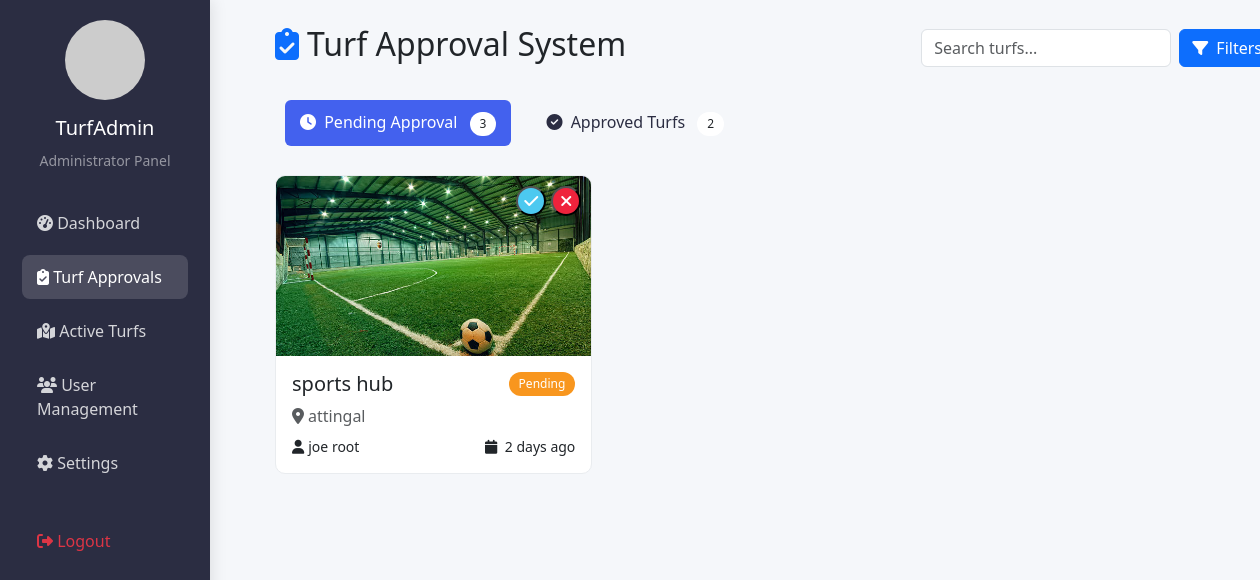
The page /admin_turfmanagement/ (signed in) on the database as committed earlier.
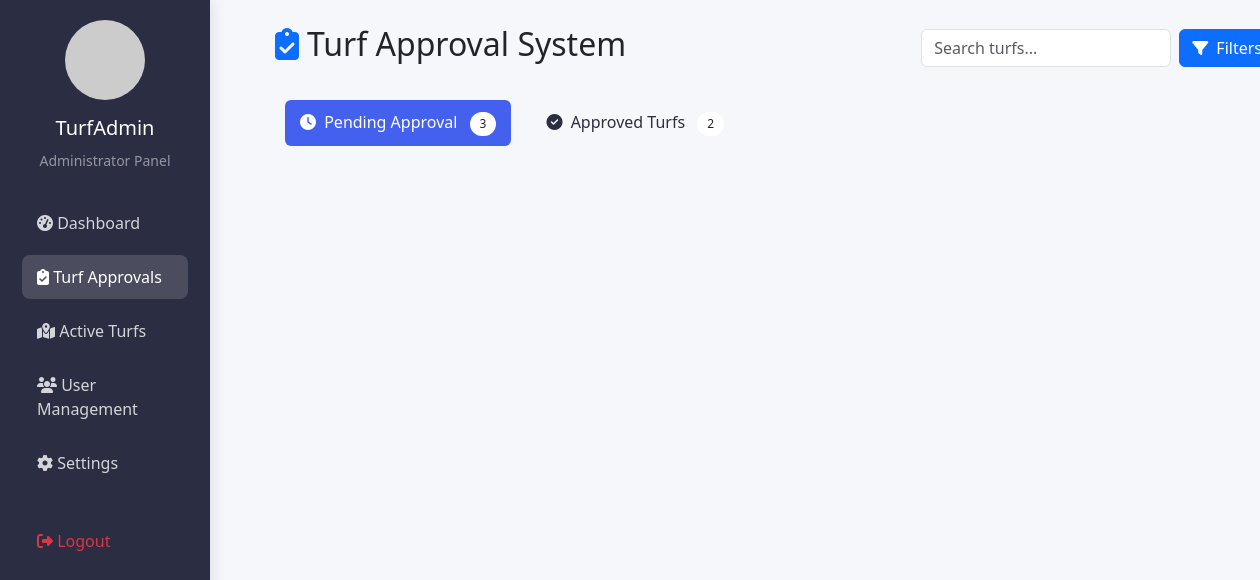
The same page on the database as committed later.
### Turfapp/models.py (models this page shows, shortened)
class Turf_details(models.Model):
    owner = models.ForeignKey(CustomUser, on_delete=models.CASCADE, related_name='turf')
    name = models.CharField(max_length=20,unique='true')
    location = models.CharField(max_length=50)
    price = models.CharField(max_length=5)
    opening_time = models.TimeField(null=True, blank=True)
    closing_time = models.TimeField(null=True, blank=True)
    sport_types = models.ManyToManyField(SportType, related_name='turf')
    image = models.ImageField(upload_to='turf_images/', null=True, blank=True)
    length = models.FloatField(null=True, blank=True)
    width = models.FloatField(null=True, blank=True)
    has_floodlight = models.BooleanField(default=False)
    has_drinking_water = models.BooleanField(default=False)
    is_approved = models.BooleanField(default=False)
    PLAYER_CAPACITY_CHOICES = [
        ('5', "5's"),
        ('7', "7's"),
        ('11', "11's"),
    ]
    player_capacity = models.CharField(
        max_length=2,
        choices=PLAYER_CAPACITY_CHOICES,
        null=True,
        blank=True
    )
    extra_features = models.TextField(
        null=True,
        blank=True,
        help_text="Any other features not listed above"
    )
    STATUS_CHOICES =[('enabled','Enabled'),('disabled','Disabled')]
    status = models.CharField(max_length=10,choices=STATUS_CHOICES,default='enabled')

class CustomUser(AbstractBaseUser,PermissionsMixin):
    phone = models.CharField(max_length=10,unique=True)
    first_name = models.CharField(max_length=15)
    last_name = models.CharField(max_length=15)
    role = models.CharField(max_length=10, choices=[('player', 'Player'), ('owner', 'Owner'), ('admin', 'admin')],default='player')
    email = models.EmailField(unique=True)
    is_active = models.BooleanField(default=True)
    is_staff = models.BooleanField(default=False)
    USERNAME_FIELD = "email"
    REQUIRED_FIELDS = ["phone", "first_name", "last_name"]
    objects = UserManager()

### Turfapp/views.py (the view)
# urls.py: path("admin_turfmanagement/",views.admin_turfmanagement,name='admin_turfmanagement'),
@login_required
def admin_turfmanagement(request):
    pending_turfs = Turf_details.objects.filter(is_approved=False)
    approved_turfs = Turf_details.objects.filter(is_approved=True)
    return render(request,"admin_turfmanagement.html",{'pending_turfs':pending_turfs,'approved_turfs':approved_turfs})

### Turfapp/templates/admin_turfmanagement.html (shortened to what the changed rows need)
<!DOCTYPE html>
<html lang="en">
<head>
    <link href="https://cdn.jsdelivr.net/npm/bootstrap@5.3.0/dist/css/bootstrap.min.css" rel="stylesheet">
    <link rel="stylesheet" href="https://cdnjs.cloudflare.com/ajax/libs/font-awesome/6.4.0/css/all.min.css">
</head>
<body>
    <div class="container-fluid">
        <div class="row">
            <div class="col-lg-10 col-md-9 main-content">
                <div class="d-flex justify-content-between align-items-center mb-4">
                    <h2><i class="fas fa-clipboard-check text-primary me-2"></i>Turf Approval System</h2>
                </div>
                <div class="tab-content" id="approvalTabsContent">
                    <div class="tab-pane fade show active" id="pending" role="tabpanel">
                        <div class="row" id="pending-turfs">
                            {% for turf in pending_turfs %}
                            <div class="col-md-4 mb-4" id="turf-1">
                                <div class="turf-card">
                                    <div class="position-relative">
                                        <img src="{{ turf.image.url }}" class="turf-img" alt="Turf Image">
                                        <div class="turf-actions">
                                            <form method="post" action="{% url 'approved' turf.id %}"
                                                style="display: inline;">
                                                <button type="submit" class="action-btn approve-btn"
                                                    title="Confirm">
                                                    <i class="fas fa-check"></i>
                                                </button>
                                            </form>
                                            <form method="post" action="{% url 'disapproved' turf.id %}"
                                                style="display: inline;">
                                                <button type="submit" class="action-btn reject-btn"
                                                    title="Confirm">
                                                    <i class="fas fa-times"></i>
                                                </button>
                                            </form>
                                        </div>
                                    </div>
                                    <div class="p-3">
                                        <div class="d-flex justify-content-between align-items-start mb-2">
                                            <h5 class="mb-0">{{turf.name}}</h5>
                                            <span class="badge badge-pending">Pending</span>
                                        </div>
                                        <p class="text-muted mb-2"><i class="fas fa-map-marker-alt me-1"></i>{{turf.location}}</p>
                                        <div class="d-flex justify-content-between">
                                            <small><i class="fas fa-user me-1"></i>{{turf.owner.first_name}} {{turf.owner.last_name}}</small>
                                            <small><i class="fas fa-calendar me-1"></i> 2 days ago</small>
                                        </div>
                                    </div>
                                </div>
                            </div>
                            {% endfor %}
                        </div>
                    </div>
                </div>
            </div>
        </div>
    </div>
</body>
</html>

Rows that differ between the two databases and show on the page:
no longer on this page (row edited): Turf_details: image (picture), name "sports hub", location "attingal", owner.first_name "joe", owner.last_name "root"
